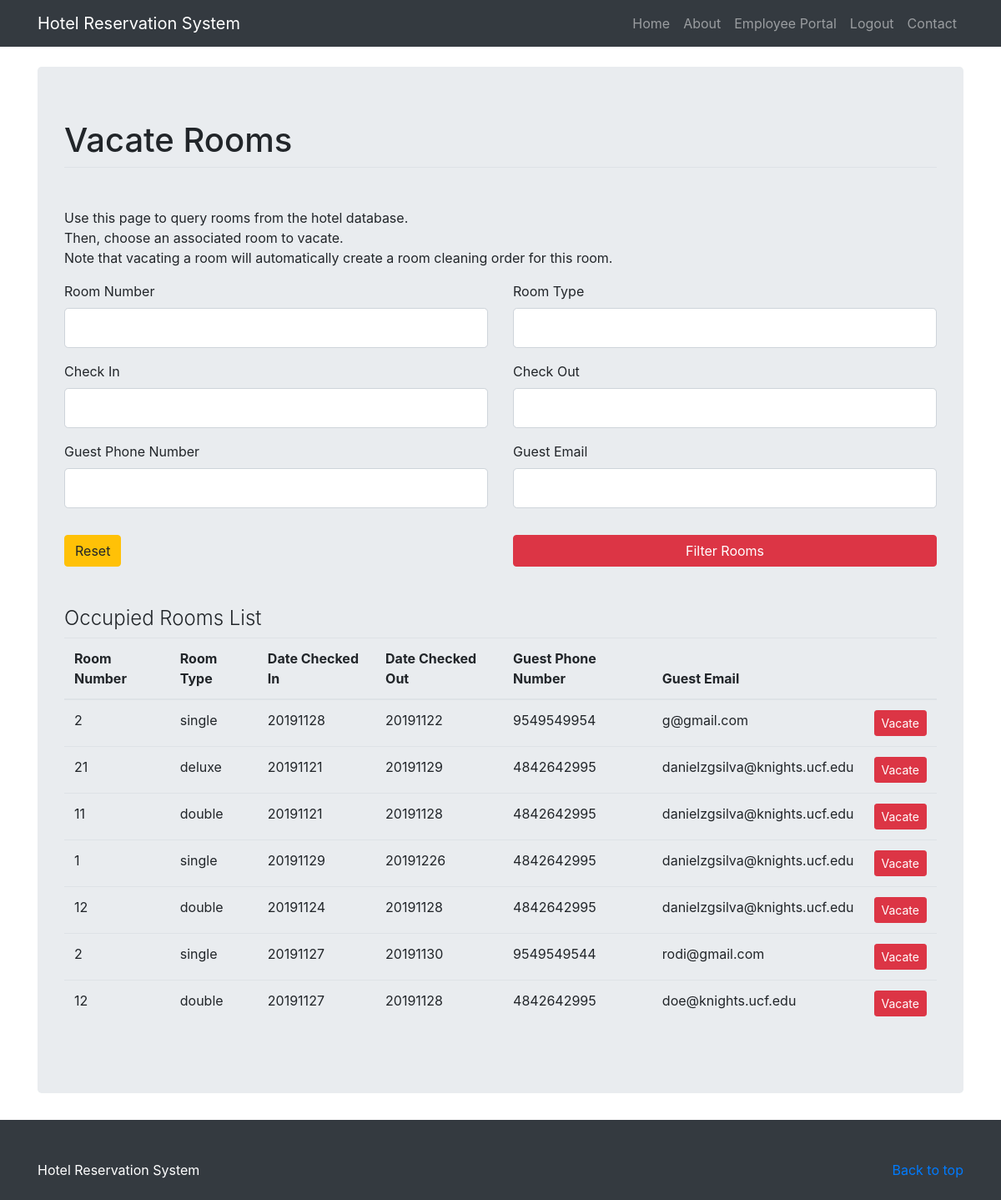
Before: /vacate_room (signed in) with the older database file.
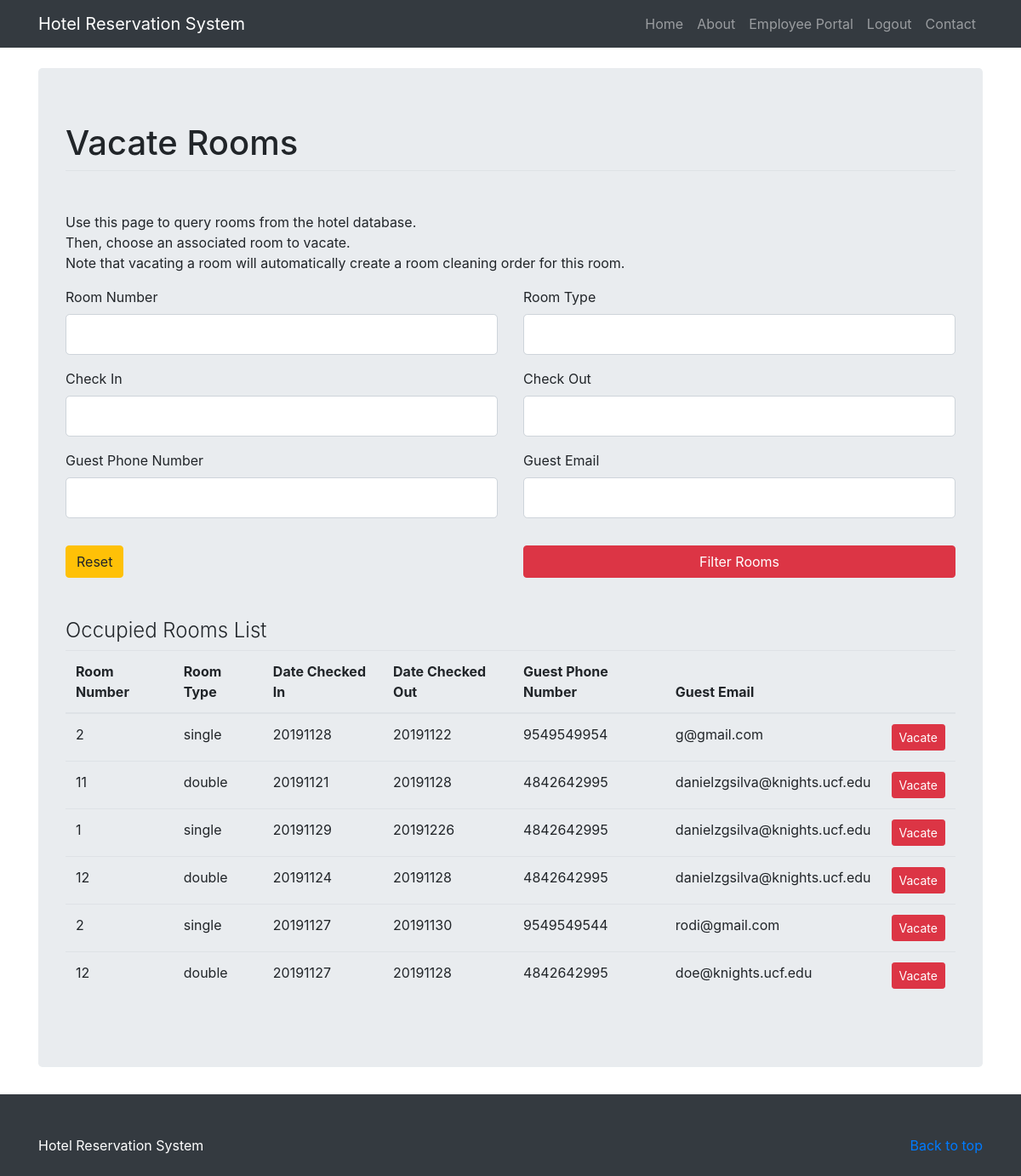
After: the same page with the newer database file.
### hotel_system/models.py (models this page shows, shortened)
class Reservation(db.Model):
    id = db.Column(db.Integer, primary_key=True)
    first_name = db.Column(db.String(120), nullable=False)
    last_name = db.Column(db.String(120), nullable=False)
    email = db.Column(db.String(120), nullable=False)
    phone = db.Column(db.String(12), nullable = False)
    date_created = db.Column(db.DateTime, nullable = False, default = datetime.utcnow)
    credit_card = db.Column(db.String(20), nullable = False)
    check_in = db.Column(db.Integer, nullable=False)
    check_out = db.Column(db.Integer, nullable=False)
    tv = db.Column(db.Boolean, nullable = False, default = False)
    wifi = db.Column(db.Boolean, nullable = False, default = False)
    pool = db.Column(db.Boolean, nullable = False, default = False)
    room_type = db.Column(db.String(6), nullable = False)
    room_num = db.Column(db.Integer)

### hotel_system/routes.py (the view, shortened to what this page needs)
@app.route('/vacate_room', methods=['GET', 'POST'])
def vacate_room():
    if not check_for_admin(current_user.admin_flag):
        flash(f'You must be an admin to access this page!','danger')
        return redirect(url_for('employee_portal'))
    form = VacateRoomForm()
    reservations = Reservation.query.filter(Reservation.check_in <= get_int_date(date.today())).all()
    return render_template('vacate_room.html', title="Vacate Room", form=form, reservations=reservations)

### hotel_system/forms.py (shortened to what this page needs)
class VacateRoomForm(FlaskForm):
    room_num = IntegerField('Room Number', validators=[Optional()])
    room_type = StringField('Room Type')
    check_in = IntegerField('Check In', validators=[Optional()])
    check_out = IntegerField('Check Out', validators=[Optional()])
    phone = StringField('Guest Phone Number', validators=[Optional()])
    email = StringField('Guest Email', validators=[Email(), Optional()])
    submit = SubmitField('Filter Rooms')

### hotel_system/models.py (called while the page is built)
@login_manager.user_loader
def load_employee(employee_id):
    return Employee.query.get(int(employee_id))

### hotel_system/routes.py (called while the page is built)
def check_for_admin(admin_flag):
    if admin_flag == False:
        return False
    else:
        return True

### hotel_system/utils.py (called while the page is built)
def get_int_date(date):
    if isinstance(date, int):
        return date
    date = int(str(date).replace('-', ''))
    return date

### hotel_system/templates/vacate_room.html (shortened to what the changed rows need)
{% extends "layout.html" %}
{% block content %}
<body>
    <main role="main">
        <div class="container"><br>
             <div class="jumbotron center">
         		<form action="" method="POST">
         			<fieldset class="form-group">
                <legend class ="border-bottom mb-4"><h1>Vacate Rooms</h1></legend><br>
         			</fieldset>
         		</form><br><br>
                <table class="table table-hover">
                      <thead>
                        <tr>
                          <th scope="col">Room Number</th>
                          <th scope="col">Room Type</th>
                          <th scope="col">Date Checked In</th>
                          <th scope="col">Date Checked Out</th>
                          <th scope="col">Guest Phone Number</th>
                          <th scope="col">Guest Email</th>
                          <th scope="col"></th>
                        </tr>
                      </thead>
                      <tbody>
                      {% for res in reservations %}
                        <tr>
                          <td>{{ res.room_num }}</td>
                          <td>{{ res.room_type }}</td>
                          <td>{{ res.check_in }}</td>
                          <td>{{ res.check_out }}</td>
                          <td>{{ res.phone }}</td>
                          <td>{{ res.email }}</td>
                          <td><a href="{{ url_for('vacate_room_helper', reservation=res.id, room_num = res.room_num) }}" class="btn btn-sm btn-rounded btn-danger">Vacate</a></td>
                        </tr>
                      {% endfor %}
                      </tbody>
                </table>
         	</div>
        </div>
    </main>
</body>
{% endblock %}

Changed rows visible on the page:
removed Reservation: room_num "21", room_type "deluxe", check_in "20191121", check_out "20191129", phone "4842642995", email "danielzgsilva@knights.ucf.edu"
